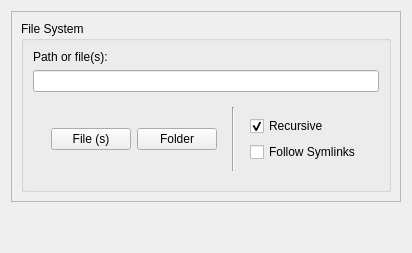
      <widget class="QWidget" name="filesystem">
       <attribute name="title">
        <string>Filesystem</string>
       </attribute>
       <attribute name="toolTip">
        <string>Image a filesystem items.</string>
       </attribute>
       <layout class="QVBoxLayout" name="verticalLayout_2">
        <item>
         <widget class="QFrame" name="filesystemFrame">
          <property name="sizePolicy">
           <sizepolicy hsizetype="Preferred" vsizetype="Preferred">
            <horstretch>0</horstretch>
            <verstretch>0</verstretch>
           </sizepolicy>
          </property>
          <property name="frameShape">
           <enum>QFrame::StyledPanel</enum>
          </property>
          <property name="frameShadow">
           <enum>QFrame::Raised</enum>
          </property>
          <layout class="QGridLayout" name="gridLayout_7">
           <item row="0" column="0">
            <widget class="QGroupBox" name="filesystemGroupBox">
             <property name="title">
              <string>File System</string>
             </property>
             <layout class="QVBoxLayout" name="verticalLayout_3">
              <item>
               <widget class="QLabel" name="filesystemPathLabel">
                <property name="text">
                 <string>Path or file(s):</string>
                </property>
               </widget>
              </item>
              <item>
               <widget class="QLineEdit" name="filesystemPathLineEdit">
                <property name="toolTip">
                 <string>Path or files to image.</string>
                </property>
               </widget>
              </item>
              <item>
               <widget class="QWidget" name="widget_18" native="true">
                <layout class="QHBoxLayout" name="horizontalLayout">
                 <item>
                  <widget class="QWidget" name="widget_19" native="true">
                   <layout class="QHBoxLayout" name="horizontalLayout_8">
                    <item>
                     <widget class="QPushButton" name="filesystemFilesButton">
                      <property name="toolTip">
                       <string>Files to image.</string>
                      </property>
                      <property name="text">
                       <string>File (s)</string>
                      </property>
                     </widget>
                    </item>
                    <item>
                     <widget class="QPushButton" name="filesystemFoldersButton">
                      <property name="toolTip">
                       <string>Folders to image.</string>
                      </property>
                      <property name="text">
                       <string>Folder</string>
                      </property>
                     </widget>
                    </item>
                   </layout>
                  </widget>
                 </item>
                 <item>
                  <widget class="Line" name="line_3">
                   <property name="orientation">
                    <enum>Qt::Vertical</enum>
                   </property>
                  </widget>
                 </item>
                 <item>
                  <widget class="QWidget" name="widget_20" native="true">
                   <layout class="QVBoxLayout" name="verticalLayout_31">
                    <item>
                     <widget class="QCheckBox" name="filesystemRecursiveCheckBox">
                      <property name="toolTip">
                       <string>Recurively image directories.</string>
                      </property>
                      <property name="text">
                       <string>Recursive</string>
                      </property>
                      <property name="checked">
                       <bool>true</bool>
                      </property>
                     </widget>
                    </item>
                    <item>
                     <widget class="QCheckBox" name="filesystemFollowSymlinksCheckbox">
                      <property name="toolTip">
                       <string>Follow symlinks or not.</string>
                      </property>
                      <property name="text">
                       <string>Follow Symlinks</string>
                      </property>
                     </widget>
                    </item>
                   </layout>
                  </widget>
                 </item>
                </layout>
               </widget>
              </item>
             </layout>
            </widget>
           </item>
          </layout>
         </widget>
        </item>
        <item>
         <spacer name="verticalSpacer">
          <property name="orientation">
           <enum>Qt::Vertical</enum>
          </property>
          <property name="sizeHint" stdset="0">
           <size>
            <width>20</width>
            <height>40</height>
           </size>
          </property>
         </spacer>
        </item>
       </layout>
      </widget>
